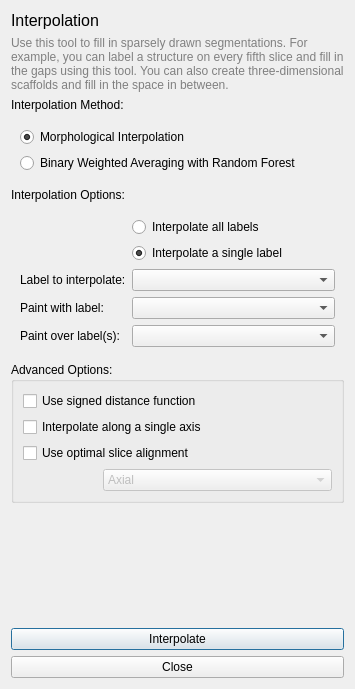
<?xml version="1.0" encoding="UTF-8"?>
<ui version="4.0">
 <class>InterpolateLabelsDialog</class>
 <widget class="QDialog" name="InterpolateLabelsDialog">
  <property name="geometry">
   <rect>
    <x>0</x>
    <y>0</y>
    <width>355</width>
    <height>689</height>
   </rect>
  </property>
  <property name="windowTitle">
   <string>Interpolate Labels - LaTIM-SNAP</string>
  </property>
  <layout class="QVBoxLayout" name="verticalLayout">
   <item>
    <widget class="QLabel" name="label">
     <property name="font">
      <font>
       <pointsize>-1</pointsize>
      </font>
     </property>
     <property name="styleSheet">
      <string notr="true">font-size:16px;</string>
     </property>
     <property name="text">
      <string>Interpolation</string>
     </property>
    </widget>
   </item>
   <item>
    <widget class="QLabel" name="label_2">
     <property name="styleSheet">
      <string notr="true">font-size:12px;
color: gray;</string>
     </property>
     <property name="text">
      <string>Use this tool to fill in sparsely drawn segmentations. For example, you can label a structure on every fifth slice and fill in the gaps using this tool. You can also create three-dimensional scaffolds and fill in the space in between.</string>
     </property>
     <property name="wordWrap">
      <bool>true</bool>
     </property>
    </widget>
   </item>
   <item>
    <widget class="QLabel" name="label_6">
     <property name="text">
      <string>Interpolation Method:</string>
     </property>
    </widget>
   </item>
   <item>
    <widget class="QWidget" name="widgetMethodRadio" native="true">
     <layout class="QVBoxLayout" name="verticalLayout_3">
      <item>
       <widget class="QRadioButton" name="btnMorphological">
        <property name="text">
         <string>Morphological Interpolation</string>
        </property>
        <property name="checked">
         <bool>true</bool>
        </property>
        <attribute name="buttonGroup">
         <string notr="true">InterpolationMethods</string>
        </attribute>
       </widget>
      </item>
      <item>
       <widget class="QRadioButton" name="btnBinaryWeightedAverage">
        <property name="text">
         <string>Binary Weighted Averaging with Random Forest</string>
        </property>
        <attribute name="buttonGroup">
         <string notr="true">InterpolationMethods</string>
        </attribute>
       </widget>
      </item>
     </layout>
    </widget>
   </item>
   <item>
    <widget class="QLabel" name="label_7">
     <property name="text">
      <string>Interpolation Options:</string>
     </property>
    </widget>
   </item>
   <item>
    <widget class="QWidget" name="widget_2" native="true">
     <layout class="QFormLayout" name="formLayout">
      <item row="0" column="1">
       <widget class="QRadioButton" name="btnInterpolateAll">
        <property name="toolTip">
         <string>All labels in the segmentation will be interpolated at the same time</string>
        </property>
        <property name="text">
         <string>Interpolate all labels</string>
        </property>
       </widget>
      </item>
      <item row="1" column="1">
       <widget class="QRadioButton" name="btnInterpolateOne">
        <property name="toolTip">
         <string>A single label in the segmentation will be interpolated.</string>
        </property>
        <property name="text">
         <string>Interpolate a single label</string>
        </property>
        <property name="checked">
         <bool>true</bool>
        </property>
       </widget>
      </item>
      <item row="2" column="0">
       <widget class="QLabel" name="label_3">
        <property name="text">
         <string>Label to interpolate:</string>
        </property>
       </widget>
      </item>
      <item row="2" column="1">
       <widget class="QComboBox" name="inLabelToInterpolate">
        <property name="toolTip">
         <string>Select the label which will be interpolated. Your segmentation should have two or more slices painted with that label.</string>
        </property>
        <property name="styleSheet">
         <string notr="true"/>
        </property>
       </widget>
      </item>
      <item row="3" column="0">
       <widget class="QLabel" name="label_4">
        <property name="text">
         <string>Paint with label:</string>
        </property>
       </widget>
      </item>
      <item row="3" column="1">
       <widget class="QComboBox" name="inActiveLabel">
        <property name="toolTip">
         <string>Select the label which will be used to fill in the interpolated voxels. Normally this is the same label as the &quot;label to interpolate&quot; but you have the option of using a different label.</string>
        </property>
       </widget>
      </item>
      <item row="4" column="0">
       <widget class="QLabel" name="label_5">
        <property name="text">
         <string>Paint over label(s):</string>
        </property>
       </widget>
      </item>
      <item row="4" column="1">
       <widget class="QComboBox" name="inDrawOverFilter">
        <property name="toolTip">
         <string>&lt;html&gt;&lt;head/&gt;&lt;body&gt;&lt;p&gt;Select which label of set of labels will be painted over during interpolation. You can paint over all labels, clear voxels, or a specific label.&lt;/p&gt;&lt;/body&gt;&lt;/html&gt;</string>
        </property>
       </widget>
      </item>
     </layout>
    </widget>
   </item>
   <item>
    <widget class="QStackedWidget" name="stackedWidget">
     <property name="currentIndex">
      <number>0</number>
     </property>
     <widget class="QWidget" name="morphoptions">
      <layout class="QVBoxLayout" name="verticalLayout_2">
       <property name="spacing">
        <number>0</number>
       </property>
       <property name="leftMargin">
        <number>0</number>
       </property>
       <property name="topMargin">
        <number>0</number>
       </property>
       <property name="rightMargin">
        <number>0</number>
       </property>
       <item>
        <widget class="QGroupBox" name="MorphOptions">
         <property name="enabled">
          <bool>true</bool>
         </property>
         <property name="title">
          <string>Advanced Options:</string>
         </property>
         <layout class="QVBoxLayout" name="verticalLayout_5">
          <item>
           <widget class="QCheckBox" name="chkMorphologyUseDistance">
            <property name="toolTip">
             <string>Use an alternative signed distance function-based method.  Slightly faster, but can fail for twisted shapes.</string>
            </property>
            <property name="text">
             <string>Use signed distance function</string>
            </property>
           </widget>
          </item>
          <item>
           <widget class="QCheckBox" name="chkMorphologyInterpolateOneAxis">
            <property name="toolTip">
             <string>Interpolate slices along a single axis. By default, interpolation is applied along all three axes in the image.</string>
            </property>
            <property name="text">
             <string>Interpolate along a single axis</string>
            </property>
           </widget>
          </item>
          <item>
           <widget class="QCheckBox" name="chkMorphologyUseOptimalAlignment">
            <property name="toolTip">
             <string>Use optimal slice alignment instead of the default heuristic.  This can take a long time.</string>
            </property>
            <property name="text">
             <string>Use optimal slice alignment</string>
            </property>
           </widget>
          </item>
          <item>
           <widget class="QWidget" name="widget_4" native="true">
            <layout class="QHBoxLayout" name="horizontalLayout_2">
             <property name="spacing">
              <number>0</number>
             </property>
             <property name="leftMargin">
              <number>80</number>
             </property>
             <property name="topMargin">
              <number>0</number>
             </property>
             <property name="rightMargin">
              <number>0</number>
             </property>
             <property name="bottomMargin">
              <number>0</number>
             </property>
             <item>
              <widget class="QComboBox" name="morphologyInterpolationAxis">
               <property name="enabled">
                <bool>false</bool>
               </property>
               <item>
                <property name="text">
                 <string>Axial</string>
                </property>
               </item>
               <item>
                <property name="text">
                 <string>Sagittal</string>
                </property>
               </item>
               <item>
                <property name="text">
                 <string>Coronal</string>
                </property>
               </item>
              </widget>
             </item>
            </layout>
           </widget>
          </item>
         </layout>
        </widget>
       </item>
      </layout>
     </widget>
     <widget class="QWidget" name="bwaoptions">
      <layout class="QVBoxLayout" name="verticalLayout_4">
       <property name="spacing">
        <number>0</number>
       </property>
       <property name="leftMargin">
        <number>0</number>
       </property>
       <property name="topMargin">
        <number>0</number>
       </property>
       <property name="rightMargin">
        <number>0</number>
       </property>
       <property name="bottomMargin">
        <number>0</number>
       </property>
       <item>
        <widget class="QGroupBox" name="BWAoptions">
         <property name="enabled">
          <bool>true</bool>
         </property>
         <property name="title">
          <string>Advanced Options:</string>
         </property>
         <layout class="QVBoxLayout" name="verticalLayout_6">
          <item>
           <widget class="QCheckBox" name="chkBWAInterpolateIntermediateOnly">
            <property name="text">
             <string>Interpolate intermediate slices only</string>
            </property>
           </widget>
          </item>
          <item>
           <widget class="QCheckBox" name="chkBWAUseContourOnly">
            <property name="text">
             <string>Use binary weighted averaging only</string>
            </property>
           </widget>
          </item>
          <item>
           <widget class="QCheckBox" name="chkSliceDirection">
            <property name="text">
             <string>Manually select interpolation axis</string>
            </property>
           </widget>
          </item>
          <item>
           <widget class="QWidget" name="widget" native="true">
            <layout class="QHBoxLayout" name="horizontalLayout">
             <property name="spacing">
              <number>0</number>
             </property>
             <property name="leftMargin">
              <number>80</number>
             </property>
             <property name="topMargin">
              <number>0</number>
             </property>
             <property name="rightMargin">
              <number>0</number>
             </property>
             <property name="bottomMargin">
              <number>0</number>
             </property>
             <item>
              <widget class="QComboBox" name="SliceDirectionAxis">
               <property name="enabled">
                <bool>false</bool>
               </property>
               <item>
                <property name="text">
                 <string>Axial</string>
                </property>
               </item>
               <item>
                <property name="text">
                 <string>Sagittal</string>
                </property>
               </item>
               <item>
                <property name="text">
                 <string>Coronal</string>
                </property>
               </item>
              </widget>
             </item>
            </layout>
           </widget>
          </item>
         </layout>
        </widget>
       </item>
      </layout>
     </widget>
    </widget>
   </item>
   <item>
    <spacer name="verticalSpacer">
     <property name="orientation">
      <enum>Qt::Vertical</enum>
     </property>
     <property name="sizeHint" stdset="0">
      <size>
       <width>20</width>
       <height>40</height>
      </size>
     </property>
    </spacer>
   </item>
   <item>
    <widget class="QPushButton" name="btnInterpolate">
     <property name="text">
      <string>Interpolate</string>
     </property>
     <property name="default">
      <bool>true</bool>
     </property>
    </widget>
   </item>
   <item>
    <widget class="QPushButton" name="btnClose">
     <property name="text">
      <string>Close</string>
     </property>
    </widget>
   </item>
  </layout>
 </widget>
 <resources/>
 <connections>
  <connection>
   <sender>btnInterpolateAll</sender>
   <signal>toggled(bool)</signal>
   <receiver>inLabelToInterpolate</receiver>
   <slot>setDisabled(bool)</slot>
   <hints>
    <hint type="sourcelabel">
     <x>267</x>
     <y>136</y>
    </hint>
    <hint type="destinationlabel">
     <x>346</x>
     <y>190</y>
    </hint>
   </hints>
  </connection>
  <connection>
   <sender>btnInterpolateAll</sender>
   <signal>toggled(bool)</signal>
   <receiver>inActiveLabel</receiver>
   <slot>setDisabled(bool)</slot>
   <hints>
    <hint type="sourcelabel">
     <x>247</x>
     <y>136</y>
    </hint>
    <hint type="destinationlabel">
     <x>346</x>
     <y>220</y>
    </hint>
   </hints>
  </connection>
  <connection>
   <sender>chkMorphologyInterpolateOneAxis</sender>
   <signal>toggled(bool)</signal>
   <receiver>morphologyInterpolationAxis</receiver>
   <slot>setEnabled(bool)</slot>
   <hints>
    <hint type="sourcelabel">
     <x>115</x>
     <y>332</y>
    </hint>
    <hint type="destinationlabel">
     <x>153</x>
     <y>357</y>
    </hint>
   </hints>
  </connection>
  <connection>
   <sender>chkSliceDirection</sender>
   <signal>toggled(bool)</signal>
   <receiver>SliceDirectionAxis</receiver>
   <slot>setEnabled(bool)</slot>
   <hints>
    <hint type="sourcelabel">
     <x>175</x>
     <y>630</y>
    </hint>
    <hint type="destinationlabel">
     <x>225</x>
     <y>651</y>
    </hint>
   </hints>
  </connection>
  <connection>
   <sender>InterpolationMethods</sender>
   <signal>idToggled(int,bool)</signal>
   <receiver>stackedWidget</receiver>
   <slot>setCurrentIndex(int)</slot>
   <hints>
    <hint type="sourcelabel">
     <x>-1</x>
     <y>-1</y>
    </hint>
    <hint type="destinationlabel">
     <x>185</x>
     <y>455</y>
    </hint>
   </hints>
  </connection>
 </connections>
 <buttongroups>
  <buttongroup name="InterpolationMethods"/>
 </buttongroups>
</ui>
